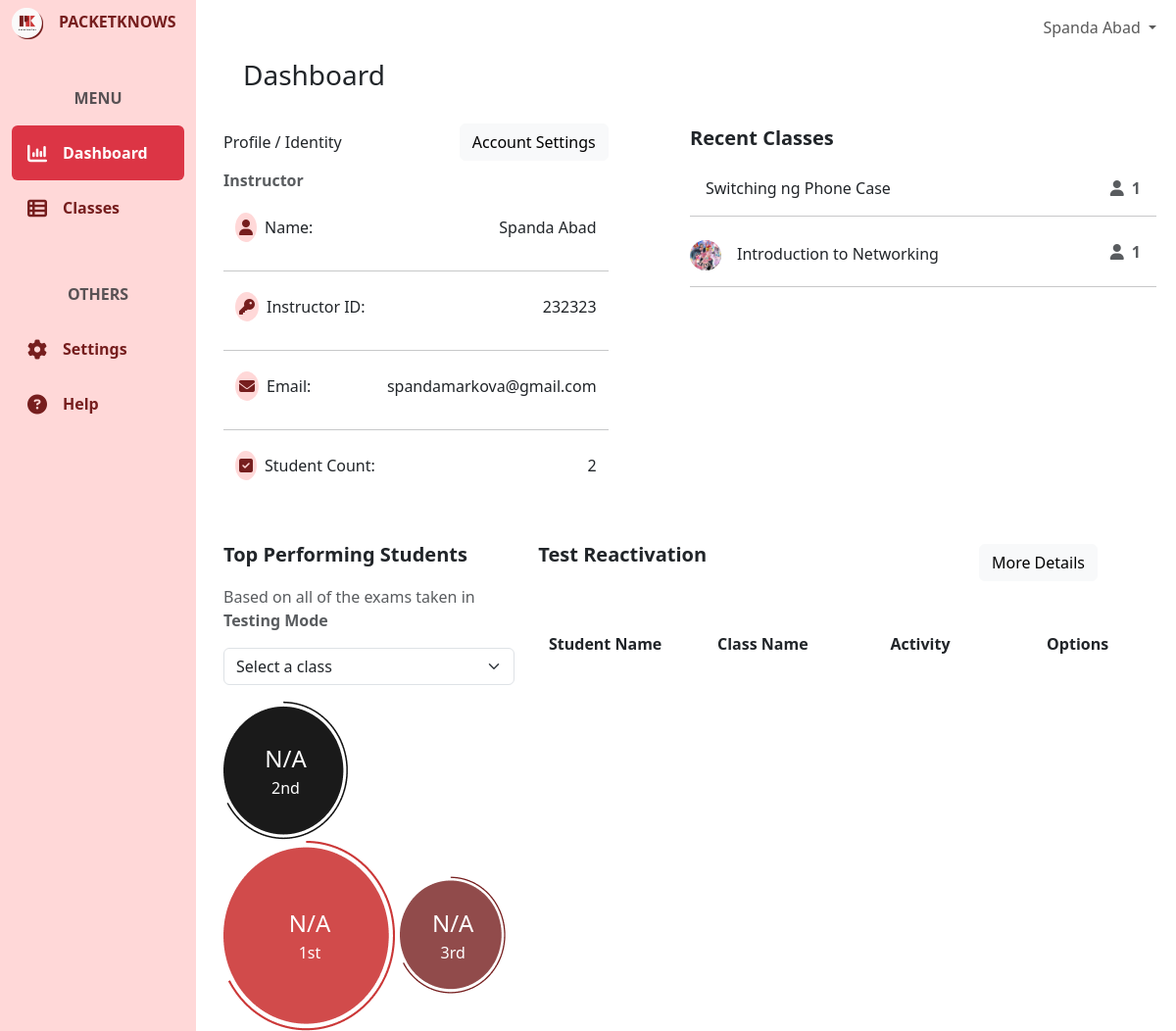
Page /dashboard/ (signed in) on the earlier database version.
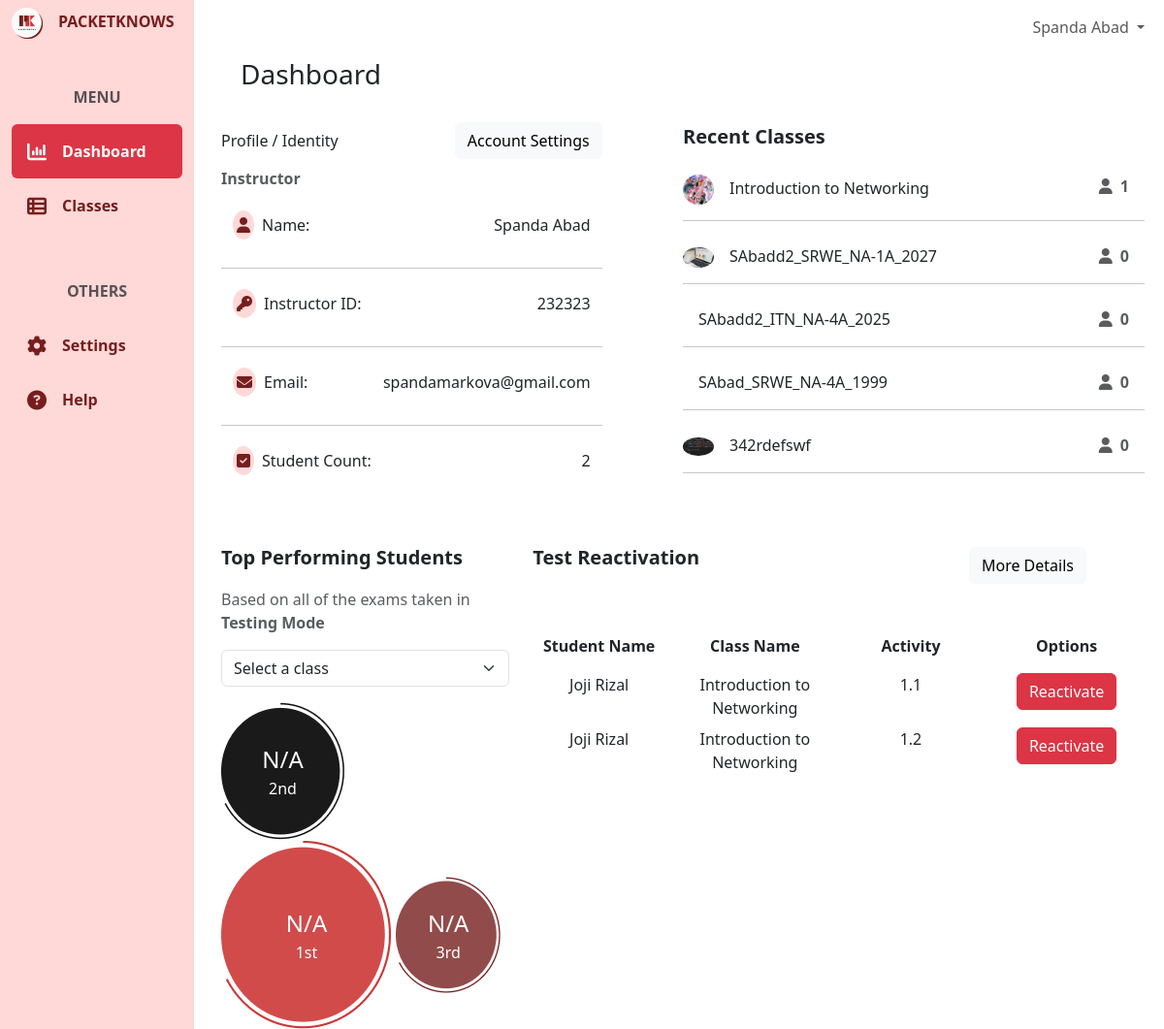
Same page on the later database version.
### user/models.py (models this page shows, shortened)
class CustomUser(AbstractBaseUser, PermissionsMixin):
    email = models.EmailField(unique=True)
    first_name = models.CharField(max_length=50)
    last_name = models.CharField(max_length=50)
    is_active = models.BooleanField(default=True)
    is_staff = models.BooleanField(default=False)
    category = models.ForeignKey(UserCategory, on_delete=models.CASCADE)
    icon = models.ImageField(upload_to= 'user/icons/', blank=True, null=True)
    school_id = models.BigIntegerField(unique=True, blank=True, null=True)
    evidences = models.ImageField(upload_to= 'user/evidences/', blank=True, null=True)
    objects = CustomUserManager()
    USERNAME_FIELD = 'email'
    REQUIRED_FIELDS = ['first_name', 'last_name']
    class Meta:
        verbose_name = 'User'
        verbose_name_plural = 'Users'

### classroom/models.py (models this page shows, shortened)
class Classroom(models.Model):
    name = models.CharField(max_length=255)
    code = models.CharField(max_length=255)
    description = models.CharField(max_length=255)
    icon = models.ImageField(upload_to='classroom/class-icons/', blank=True, null=True)
    section = models.CharField(max_length=50)
    school_year = models.CharField(max_length=50)
    instructor = models.ForeignKey(userModels.CustomUser, on_delete=models.CASCADE, related_name='instructor_classrooms')
    students = models.ManyToManyField(userModels.CustomUser, through='Enrollment', related_name='enrolled_classrooms')
    course = models.ForeignKey(activityModels.Course, on_delete=models.CASCADE)
    is_active = models.BooleanField(default=True)
    date_updated = models.DateTimeField(auto_now=True)
    class Meta:
        ordering = ['-date_updated']
        verbose_name_plural = "Classrooms"

### help/models.py (models this page shows, shortened)
class TestReactivation(models.Model):
    student = models.ForeignKey(userModels.CustomUser, on_delete=models.CASCADE)
    classroom = models.ForeignKey(classroomModels.Classroom, on_delete=models.CASCADE)
    activity = models.ForeignKey(activityModels.Activity, on_delete=models.CASCADE)
    message = models.TextField()
    class Meta:
        verbose_name_plural = "Test Reactivations"

### activity/models.py (models this page shows, shortened)
class Activity(models.Model):
    base_activity = models.ForeignKey(BaseActivity, on_delete=models.CASCADE)
    projectID = models.CharField(max_length=255, unique=True)
    mode = models.CharField(max_length=50)
    physical_points = models.PositiveIntegerField()
    basic_config_points = models.PositiveIntegerField()
    ip_points = models.PositiveIntegerField()
    routing_points = models.PositiveIntegerField()
    other_points = models.PositiveIntegerField()
    time_spent = models.PositiveIntegerField()
    status = models.CharField(max_length=50, default="open")
    class Meta:
        verbose_name_plural = "Activities"

class BaseActivity(models.Model):
    number = models.CharField(max_length=4)
    name = models.CharField(max_length=255)
    projectID = models.CharField(max_length=255, unique=True)
    answer_key = models.TextField(blank=True,null=True)
    category = models.ForeignKey(ActivityCategory, on_delete=models.CASCADE)
    course = models.ForeignKey(Course, on_delete=models.CASCADE)
    training_task = models.FileField(models.FileField(upload_to='training-tasks/'))
    testing_task = models.FileField(models.FileField(upload_to='training-tasks/'))
    max_physical_points = models.PositiveIntegerField()
    max_basic_config_points = models.PositiveIntegerField()
    max_ip_points = models.PositiveIntegerField()
    max_routing_points = models.PositiveIntegerField()
    max_other_points = models.PositiveIntegerField()
    time_limit = models.PositiveIntegerField()
    class Meta:
        verbose_name_plural = "Base Activities"

### core/views.py (the view)
# urls.py: path('dashboard/', coreViews.DashboardView, name='dashboard'),
@login_required(login_url='/')
def DashboardView(request):
    context = {}
    if request.method == 'POST':
        pass
    else:
        userCategory = request.user.category.name
        if userCategory == "Student":
            student = request.user
            context["notifications"] = Notification.objects.filter(receiver=student)
            enrollments = Enrollment.objects.filter(student=request.user)
            total_active_test_count = 0
            for enrollment in enrollments:
                activities = enrollment.activities.filter(status="working")
                total_active_test_count += activities.count()
            ordered_enrollments = enrollments.order_by('-date_updated')
            classrooms = [enrollment.classroom for enrollment in ordered_enrollments]
            context["strengthRating"] = computeOverallStrengthRating(request.user)
            context["activeTestCount"] = total_active_test_count
            context["classes"] = classrooms
            average_progress = computeAverageClassProgress(request.user, "training")
            bar_chart_labels = average_progress['class_names']
            bar_chart_data = average_progress['averages']
            context["barChartLabels"] = json.dumps(bar_chart_labels)
            context["barChartData"] = json.dumps(bar_chart_data)
            enrollments = Enrollment.objects.filter(student=request.user)
            classrooms = [enrollment.classroom for enrollment in enrollments]
            context["classrooms"] = classrooms
        elif userCategory == "Instructor":
            classrooms = Classroom.objects.filter(instructor=request.user)
            context["classrooms"] = classrooms
            enrollments = Enrollment.objects.filter(classroom__in=classrooms)
            context["allStudentCount"] = enrollments.count()
            context["testReactivations"] =  TestReactivation.objects.filter(classroom__instructor=request.user)
    return render(request, 'core/dashboard.html', context)

### templates/core/dashboard.html (shortened to what this page needs)
{% extends 'core/base.html' %}
{% block content %}
<div class="container-fluid h-100">
    <div class="row h-100">
        <div class="col-2 fixed-top bg-pink h-100" id="green">
            {% include 'core/components/sidebar.html'%}
        </div>
        <div class="col-md-10 ms-auto" style="padding: 0; overflow-x: hidden !important;">
            {% include 'core/components/topnav.html'%}
            <main class="mt-5 pt-1">
                {% if request.user.category.name == 'Student'%}
                    {% include 'core/dashboards/student-dashboard.html'%}
                {% elif request.user.category.name == 'Self Learner'%}
                    {% include 'core/dashboards/selfLearner-dashboard.html'%}
                {% elif request.user.category.name == 'Instructor'%}
                    {% include 'core/dashboards/instructor-dashboard.html'%}
                {% endif %}
            </main>
        </div>
    </div>
</div>
{% endblock %}

### templates/core/components/topnav.html (shortened to what this page needs)
<nav class="navbar navbar-expand-lg navbar-light bg-white fixed-top col-md-9 ms-sm-auto col-lg-10">
    <div class="container-fluid">
            <ul class="navbar-nav ms-auto">
                <li class="nav-item dropdown">
                    <a class="nav-link dropdown-toggle" href="#" id="userDropdown" role="button" data-bs-toggle="dropdown" aria-expanded="false">
                      {{user.first_name}} {{user.last_name}}
                    </a>
                </li>
            </ul>
    </div>
</nav>

### templates/core/dashboards/instructor-dashboard.html (shortened to what this page needs)
{% load static %}
<div class="container mx-3">
    <div class="row ms-2 mt-2 mb-4 ">
        <h3 class="">Dashboard</h3>
    </div>
    <div class="row justify-content-between">
        <div class="col-md-5">
            <div class="d-flex justify-content-between align-items-center">
                <p class="d-inline m-0">Profile / Identity</p>
                <a href="#" class="btn btn-light">Account Settings</a>
            </div>
            <div class="text-muted fw-bold mt-2">
               Instructor
            </div>
            <div class="container d-flex justify-content-between align-items-center mt-4">
                <p><span class="bg-pink p-1 rounded-circle me-2"><i class="fa-solid fa-user" style="color: #761E1E;"></i></span>Name:</p>
                <p class="">{{user.first_name}} {{user.last_name}}</p>
            </div>
            <hr>
            <div class="container d-flex justify-content-between align-items-center mt-4">
                <p><span class="bg-pink p-1 rounded-circle me-2"><i class="fa-solid fa-key" style="color: #761E1E;"></i></span>Instructor ID:</p>
                <p class="">{{user.school_id}}</p>
            </div>
            <hr>
            <div class="container d-flex justify-content-between align-items-center mt-4">
                <p><span class="bg-pink p-1 rounded-circle me-2"><i class="fa-solid fa-envelope" style="color: #761E1E;"></i></span>Email:</p>
                <p class="">{{user.email}}</p>
            </div>
            <hr>
            <div class="container d-flex justify-content-between align-items-center mt-4">
                <p><span class="bg-pink p-1 rounded-circle me-2"><i class="fa-solid fa-square-check" style="color: #761E1E;"></i></span>Student Count:</p>
                <p class="">{{allStudentCount}}</p>
            </div>
        </div>
        <div class="col-md-6 me-4">
            <p class="fs-5 fw-bold m-0 mb-4">Recent Classes</p>
            {% for classroom in classrooms %}
                {% if forloop.counter <= 5 %}
                    <a href="{% url 'core:classes' %}" class="text-dark unstyled text-decoration-none">
                        <div class="d-flex justify-content-between mt-4">
                            <p><img src="{{classroom.icon.url}}" alt="" class="logo me-3 rounded-circle">{{classroom.name}}</p>
                            <p class="text-muted me-3"><i class="fa-solid fa-user me-2"></i><span class="fw-bold">{{ classroom.students.count }}</span></p>
                        </div>
                        <hr class="mb-4 mt-0">
                    </a>
                {% endif %}
            {% endfor %}
        </div>
    </div>
    <div class="row me-4 mt-5">
        <div class="col-md-4">
            <p class="fs-5 fw-bold mb-0">Top Performing Students</p>
            <p class="text-muted mt-3">Based on all of the exams taken in <span class="fw-bold">Testing Mode</span></p>
            <select name="classroomID" class="form-select mb-3" id="classSelectDashboard" aria-label="Select Now" hx-target="#topPerformingStudents" hx-get="{% url 'classroom:topStudents' %}" hx-trigger="change">
                <option value="" selected>Select a class</option>
            </select>
            <div id="topPerformingStudents">
                <div class="rating rating-1 d-inline-block">
                    <div class="rating-label text-white">
                        <p class="fs-4 p-0 m-0">N/A</p>
                        <p class=" p-0 m-0">2nd</p>
                    </div>
                    <img src="{% static 'res/icons/Dashboard/Dashboard-circle3.png' %}" alt="" class="img-fluid">
                </div>
                <div class="rating rating-1 d-inline-block">
                    <div class="rating-label text-white">
                        <p class="fs-4 p-0 m-0">N/A</p>
                        <p class=" p-0 m-0">1st</p>
                    </div>
                    <img src="{% static 'res/icons/Dashboard/Dashboard-circle.png' %}" alt="" class="img-fluid">
                </div>
                <div class="rating rating-1 d-inline-block">
                    <div class="rating-label text-white">
                        <p class="fs-4 p-0 m-0">N/A</p>
                        <p class=" p-0 m-0">3rd</p>
                    </div>
                    <img src="{% static 'res/icons/Dashboard/Dashboard-circle2.png' %}" alt="" class="img-fluid">
                </div>
            </div>
        </div>
        <div class="col-md-8">
            <div class="d-flex justify-content-between align-items-center mb-5">
                <p class="fs-5 fw-bold ">Test Reactivation</p>
                <a href="{% url 'core:help'%}" class="btn btn-light me-5">More Details</a>
            </div>
            <div class="row text-center mb-3">
                <div class="col-md-3 fw-bold">
                    Student Name
                </div>
                <div class="col-md-3 fw-bold">
                    Class Name
                </div>
                <div class="col-md-3 fw-bold">
                    Activity
                </div>
                <div class="col-md-3 fw-bold">
                    Options
                </div>
            </div>
            {% for testReactivation in testReactivations%}
            <div class="row text-center mb-2">
                <div class="col-md-3">
                    {{testReactivation.student.first_name}} {{testReactivation.student.last_name}}
                </div>
                <div class="col-md-3">
                    {{testReactivation.classroom.name}}
                </div>
                <div class="col-md-3">
                    {{testReactivation.activity.base_activity.number}}
                </div>
                <div class="col-md-3">
                    <div>
                        <button class="btn btn-danger" hx-post="{% url 'help:reactivateExam' testReactivationID=testReactivation.id%}" hx-swap="none">Reactivate</button>
                    </div>
                </div>
            </div>
            {% endfor %}
        </div>
    </div>
</div>

Differences in the rows shown:
no longer on this page (row unchanged): Classroom: name "Switching ng Phone Case", students.count "1"
added Classroom: icon (picture), name "SAbadd2_SRWE_NA-1A_2027", students.count "0"
added Classroom: name "SAbadd2_ITN_NA-4A_2025", students.count "0"
added Classroom: name "SAbad_SRWE_NA-4A_1999", students.count "0"
added Classroom: icon (picture), name "342rdefswf", students.count "0"
added TestReactivation: student.first_name "Joji", student.last_name "Rizal", classroom.name "Introduction to Networking", activity.base_activity.number "1.1"
added TestReactivation: student.first_name "Joji", student.last_name "Rizal", classroom.name "Introduction to Networking", activity.base_activity.number "1.2"
